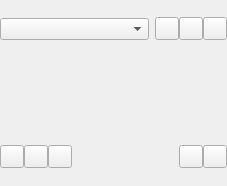
<?xml version="1.0" encoding="UTF-8"?>
<ui version="4.0">
 <class>color_widgets::ColorPaletteWidget</class>
 <widget class="QWidget" name="color_widgets::ColorPaletteWidget">
  <property name="geometry">
   <rect>
    <x>0</x>
    <y>0</y>
    <width>227</width>
    <height>186</height>
   </rect>
  </property>
  <layout class="QVBoxLayout" name="verticalLayout">
   <property name="leftMargin">
    <number>0</number>
   </property>
   <property name="topMargin">
    <number>0</number>
   </property>
   <property name="rightMargin">
    <number>0</number>
   </property>
   <property name="bottomMargin">
    <number>0</number>
   </property>
   <item>
    <layout class="QHBoxLayout" name="horizontalLayout_3">
     <item>
      <widget class="QComboBox" name="palette_list">
       <property name="sizePolicy">
        <sizepolicy hsizetype="Expanding" vsizetype="Fixed">
         <horstretch>0</horstretch>
         <verstretch>0</verstretch>
        </sizepolicy>
       </property>
      </widget>
     </item>
     <item>
      <widget class="QWidget" name="group_edit_list" native="true">
       <layout class="QHBoxLayout" name="horizontalLayout_2">
        <property name="spacing">
         <number>0</number>
        </property>
        <property name="leftMargin">
         <number>0</number>
        </property>
        <property name="topMargin">
         <number>0</number>
        </property>
        <property name="rightMargin">
         <number>0</number>
        </property>
        <property name="bottomMargin">
         <number>0</number>
        </property>
        <item>
         <widget class="QToolButton" name="button_palette_open">
          <property name="toolTip">
           <string>Open a new palette from file</string>
          </property>
          <property name="icon">
           <iconset theme="document-open">
            <normaloff/>
           </iconset>
          </property>
         </widget>
        </item>
        <item>
         <widget class="QToolButton" name="button_palette_new">
          <property name="toolTip">
           <string>Create a new palette</string>
          </property>
          <property name="icon">
           <iconset theme="document-new">
            <normaloff/>
           </iconset>
          </property>
         </widget>
        </item>
        <item>
         <widget class="QToolButton" name="button_palette_duplicate">
          <property name="toolTip">
           <string>Duplicate the current palette</string>
          </property>
          <property name="icon">
           <iconset theme="edit-copy">
            <normaloff/>
           </iconset>
          </property>
         </widget>
        </item>
       </layout>
      </widget>
     </item>
    </layout>
   </item>
   <item>
    <widget class="color_widgets::Swatch" name="swatch"/>
   </item>
   <item>
    <widget class="QWidget" name="group_edit_palette" native="true">
     <layout class="QHBoxLayout" name="horizontalLayout">
      <property name="spacing">
       <number>0</number>
      </property>
      <property name="leftMargin">
       <number>0</number>
      </property>
      <property name="topMargin">
       <number>0</number>
      </property>
      <property name="rightMargin">
       <number>0</number>
      </property>
      <property name="bottomMargin">
       <number>0</number>
      </property>
      <item>
       <widget class="QToolButton" name="button_palette_delete">
        <property name="toolTip">
         <string>Delete the current palette</string>
        </property>
        <property name="icon">
         <iconset theme="document-close">
          <normaloff/>
         </iconset>
        </property>
       </widget>
      </item>
      <item>
       <widget class="QToolButton" name="button_palette_revert">
        <property name="toolTip">
         <string>Revert changes to the current palette</string>
        </property>
        <property name="icon">
         <iconset theme="document-revert">
          <normaloff/>
         </iconset>
        </property>
       </widget>
      </item>
      <item>
       <widget class="QToolButton" name="button_palette_save">
        <property name="toolTip">
         <string>Save changes to the current palette</string>
        </property>
        <property name="icon">
         <iconset theme="document-save">
          <normaloff/>
         </iconset>
        </property>
       </widget>
      </item>
      <item>
       <spacer name="horizontalSpacer">
        <property name="orientation">
         <enum>Qt::Horizontal</enum>
        </property>
        <property name="sizeHint" stdset="0">
         <size>
          <width>40</width>
          <height>20</height>
         </size>
        </property>
       </spacer>
      </item>
      <item>
       <widget class="QToolButton" name="button_color_add">
        <property name="toolTip">
         <string>Add a color to the palette</string>
        </property>
        <property name="icon">
         <iconset theme="list-add">
          <normaloff/>
         </iconset>
        </property>
       </widget>
      </item>
      <item>
       <widget class="QToolButton" name="button_color_remove">
        <property name="toolTip">
         <string>Remove the selected color from the palette</string>
        </property>
        <property name="icon">
         <iconset theme="list-remove">
          <normaloff/>
         </iconset>
        </property>
       </widget>
      </item>
     </layout>
    </widget>
   </item>
  </layout>
 </widget>
 <customwidgets>
  <customwidget>
   <class>color_widgets::Swatch</class>
   <extends>QWidget</extends>
   <header>swatch.hpp</header>
  </customwidget>
 </customwidgets>
 <resources/>
 <connections/>
</ui>
